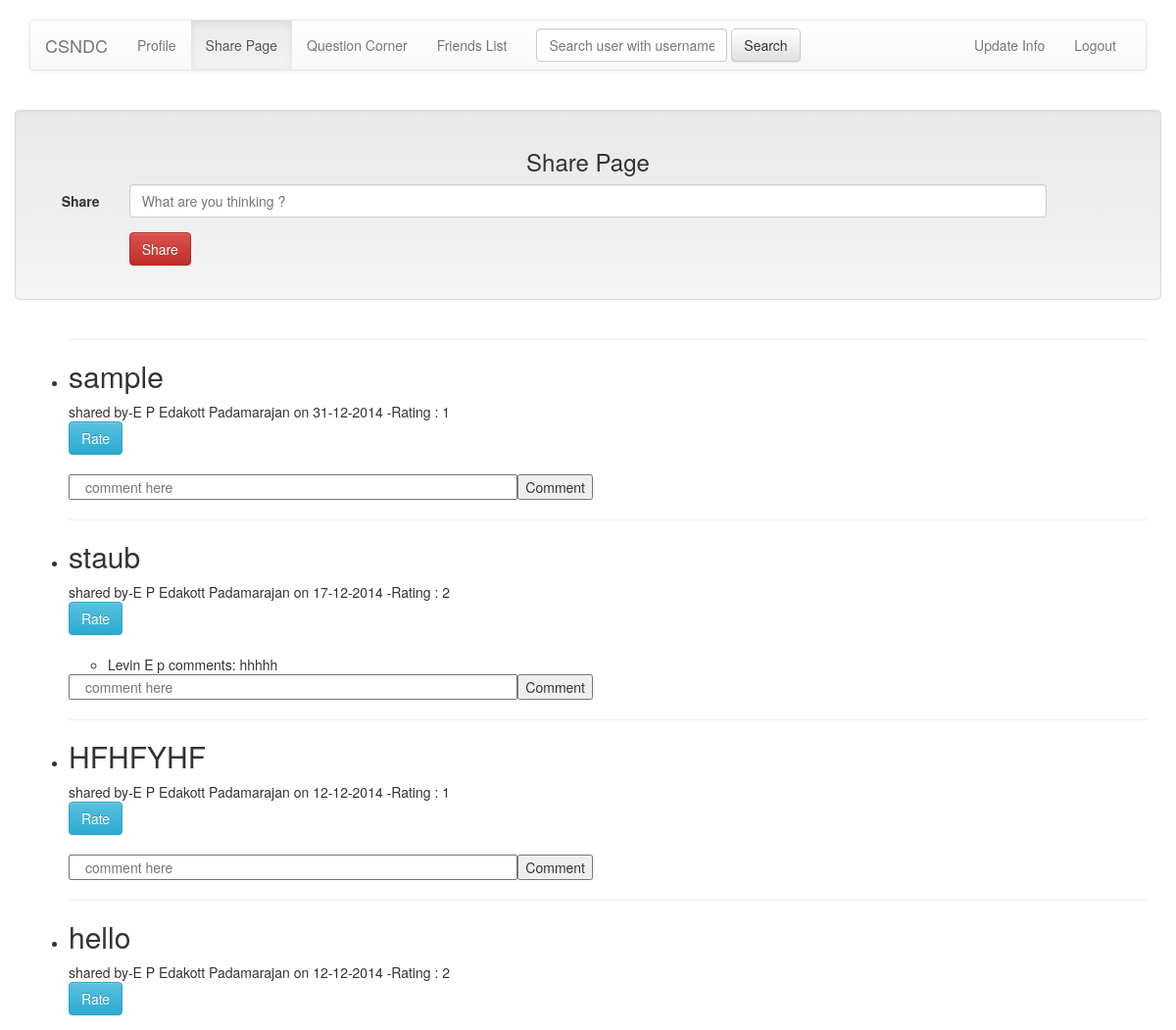
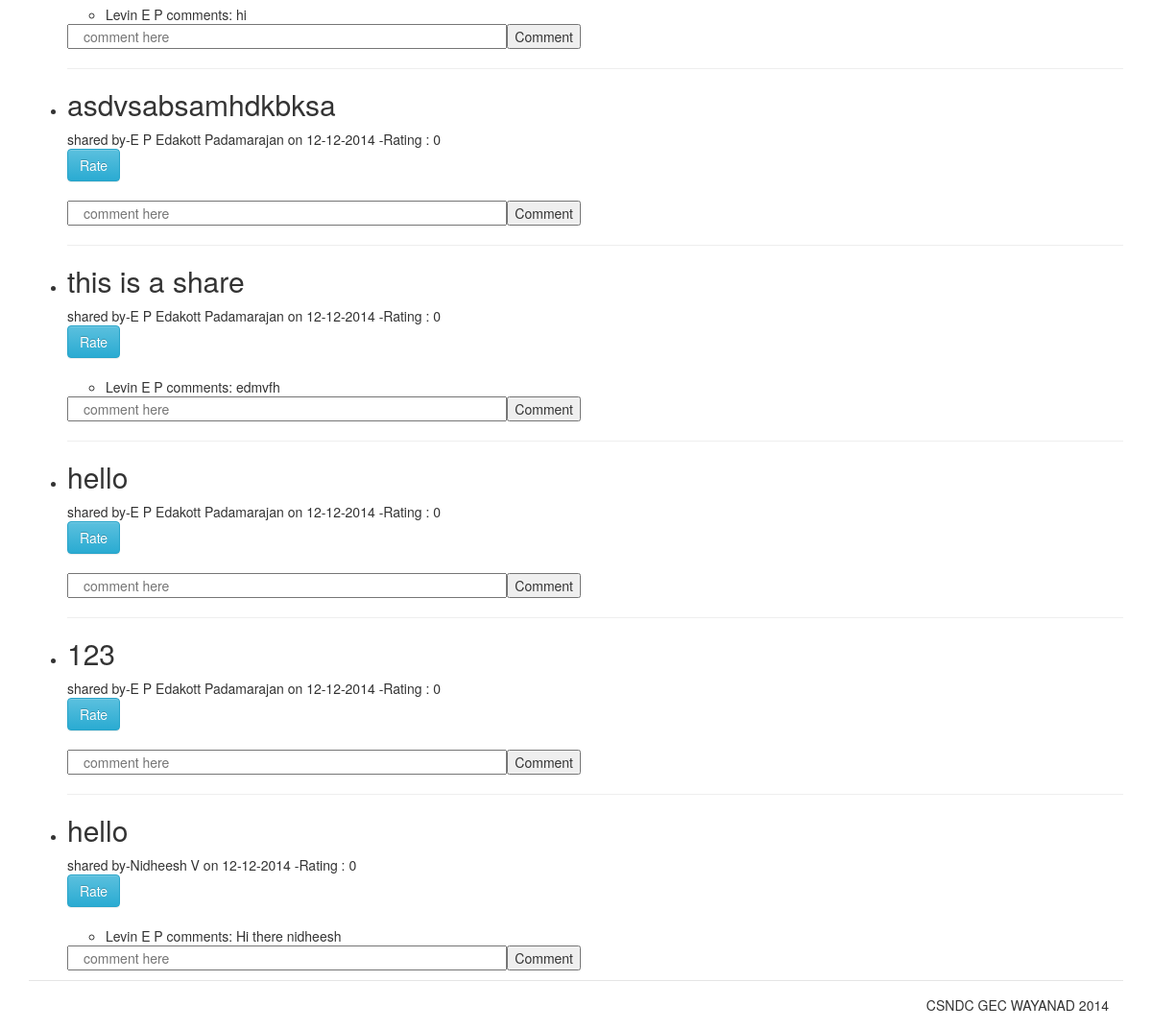
Screenshot of /sharepage.php (signed in) with the database file from the repository (2 pictures, top to bottom).
### tables this page shows
CREATE TABLE IF NOT EXISTS `share` (
  `sid` int(11) NOT NULL AUTO_INCREMENT,
  `share` varchar(500) NOT NULL,
  `author` varchar(30) NOT NULL,
  `rate` int(10) NOT NULL DEFAULT '0',
  `stimestamp` varchar(30) NOT NULL,
  PRIMARY KEY (`sid`)
);

CREATE TABLE IF NOT EXISTS `user` (
  `user_id` int(11) NOT NULL AUTO_INCREMENT,
  `fname` varchar(50) NOT NULL,
  `lname` varchar(20) NOT NULL,
  `dob` varchar(20) NOT NULL,
  `gender` varchar(10) NOT NULL,
  `email` varchar(30) NOT NULL,
  `mobilenumber` varchar(11) NOT NULL,
  `add` varchar(500) NOT NULL,
  `town` varchar(20) NOT NULL,
  `city` varchar(20) NOT NULL,
  `state` varchar(20) NOT NULL,
  `pin` int(11) NOT NULL,
  `utype` varchar(20) NOT NULL,
  `stype` varchar(30) NOT NULL,
  `course` varchar(30) NOT NULL,
  `dept` varchar(30) NOT NULL,
  `addnum` varchar(30) NOT NULL,
  `uninum` varchar(20) NOT NULL,
  `sem` varchar(20) NOT NULL,
  `rollnum` int(11) NOT NULL,
  `hostel` varchar(30) NOT NULL,
  `username` varchar(30) NOT NULL,
  `password` varchar(30) NOT NULL,
  `photo` blob NOT NULL,
  PRIMARY KEY (`uninum`),
  UNIQUE KEY `user_id` (`user_id`)
);

CREATE TABLE IF NOT EXISTS `comment` (
  `cid` int(10) NOT NULL AUTO_INCREMENT,
  `comment` varchar(500) NOT NULL,
  `author` varchar(30) NOT NULL,
  `sid` int(10) NOT NULL,
  `ctimestamp` varchar(20) NOT NULL,
  PRIMARY KEY (`cid`)
);

### sharepage.php (the view, shortened to what this page needs)
<?php
if($_SESSION["sesvar"])
{
$sesvar=$_SESSION["sesvar"];
	$con = mysqli_connect("localhost","levin","","levin");
			$prime=mysqli_query($con,"SELECT * FROM `user` WHERE uninum='$sesvar'");
			$row = mysqli_fetch_row($prime);
			$fname=$row[1];
			$tablename=$fname.".".$sesvar;
			$tablename=strtolower($tablename);
?>
<!DOCTYPE html PUBLIC "-//W3C//DTD XHTML 1.0 Transitional//EN" "http://www.w3.org/TR/xhtml1/DTD/xhtml1-transitional.dtd">
<html xmlns="http://www.w3.org/1999/xhtml">
<head>
<link href="css/bootstrap.css" rel="stylesheet" />
<link href="css/bootstrap-theme.css" rel="stylesheet" />
<link href="css/profile.css" rel="stylesheet" />
</head>
<body>
<div class="container">
  <div class="navbar navbar-default" role="navigation">
    <div class="container-fluid">
      <div class="navbar-header"> <span class="navbar-brand">CSNDC</span> </div>
      <div class="navbar-collapse collapse">
        <ul class="nav navbar-nav">
          <li><a href="profile.php">Profile</a></li>
          <li class="active"><a href="sharepage.php">Share Page</a></li>
          <li><a href="questioncorner.php">Question Corner</a></li>
          <li><a href="friendslist.php">Friends List</a></li>
        </ul>
        <form class="navbar-form navbar-left" method="post" action="search.php" role="search">
        <div class="form-group">
          <input type="text" class="form-control" placeholder="Search user with username" name="search">
        </div>
        <button type="submit" class="btn btn-default">Search</button>
      </form>
        <ul class="nav navbar-nav navbar-right">
          <li><a href="settings.php">Update Info</a></li>
          <li><a href="logout.php">Logout</a></li>
        </ul>
      </div>
    </div>
</div>
    <br />
    <div class="row">
    <div class="well">
    <h3 class="text-center">Share Page</h3>
    <form class="form-horizontal" role="form" action="addshare.php" method="post">
        <div class="form-group">
          <label for="status" class="col-sm-1 control-label">Share</label>
          <div class="col-sm-10">
            <input type="text" class="form-control" name="status" id="status" placeholder="What are you thinking ?">
          </div>
        </div>
       <div class="form-group">
          <div class=" col-xs-offset-1 col-sm-10">
            <button type="submit" class="btn btn-danger">Share</button>
          </div>
        </div>
     </form>
    </div>
    </div>
    <?php
		$query="SELECT * FROM `$tablename`";
		$primess=mysqli_query($con,$query);
		echo '<ul>';
		$i=0;
		while($results = mysqli_fetch_array($primess))
		{
			$uninum=$results['uninum'];
			$prime=mysqli_query($con,"SELECT * FROM `share` ORDER BY sid DESC");
			while($row = mysqli_fetch_array($prime))
				{
					$i++;
					$sid=$row['sid'];
					$rate=$row['rate'];
					$share=$row['share'];
					$author=$row['author'];
					if($uninum==$author)
					{
						$time=$row['stimestamp'];
						$time=date("d-m-Y",$time);
						$primes=mysqli_query($con,"SELECT fname,lname FROM `user` WHERE uninum='$author'");
						$result = mysqli_fetch_row($primes);
						$author1=$result[0].' '.$result[1];
						if($sid!=NULL)
						{
							echo '<hr/><li><h2>'.$share.'</h2>shared by-'.$author1.' on '.$time.' -Rating : '.$rate.'</li>
							<form action="sharerate.php" method="post" name="'.$i.'">
							<input type="hidden" name="sid" value="'.$sid.'">
							<input type="hidden" name="rate" value="'.$rate.'">
							<button type="submit" class="btn btn-info">Rate</button>
							</form>
							<br/>
								  <ul>';
								  $ansquery="SELECT * FROM `comment` WHERE sid='$sid'";
								  $ansprime=mysqli_query($con,$ansquery);
								  while($ansrow=mysqli_fetch_row($ansprime))
								  {
									  echo '<li>'.$ansrow[2].' comments: '.$ansrow[1].' <br/></li>';
								  }
							echo  '</ul>
								  <form class="form-horizontal" role="form" action="comment.php" name="'.$i.'" method="post">
								  <input type="hidden" name="sid" value="'.$sid.'" />
								  <input type="text" name="comment" class="col-md-5" placeholder="comment here"/>
								  <button type="submit">Comment</button>
								  </form>';
						}
						else
						{
							echo '<h2>No Shares. Be the first one to share !</h2>';
						}
					}
				}
		}
		echo '</ul>';
	?>
<div class="modal-footer"> CSNDC GEC WAYANAD 2014 </div>
</div>
</body>
</html>
<?php
}
else
{
	header("location:signin.html");
}
?>

### rows the page displays
share: share "sample", user.fname+lname "E P Edakott Padamarajan", stimestamp "31-12-2014", rate "1"
share: share "staub", user.fname+lname "E P Edakott Padamarajan", stimestamp "17-12-2014", rate "2"
comment: author "Levin E p", comment "hhhhh"
share: share "HFHFYHF", user.fname+lname "E P Edakott Padamarajan", stimestamp "12-12-2014", rate "1"
share: share "hello", user.fname+lname "E P Edakott Padamarajan", stimestamp "12-12-2014", rate "2"
comment: author "Levin E P", comment "hi"
share: share "asdvsabsamhdkbksa", user.fname+lname "E P Edakott Padamarajan", stimestamp "12-12-2014", rate "0"
share: share "this is a share", user.fname+lname "E P Edakott Padamarajan", stimestamp "12-12-2014", rate "0"
comment: author "Levin E P", comment "edmvfh"
share: share "hello", user.fname+lname "E P Edakott Padamarajan", stimestamp "12-12-2014", rate "0"
share: share "123", user.fname+lname "E P Edakott Padamarajan", stimestamp "12-12-2014", rate "0"
share: share "hello", user.fname+lname "Nidheesh V", stimestamp "12-12-2014", rate "0"
comment: author "Levin E P", comment "Hi there nidheesh"
